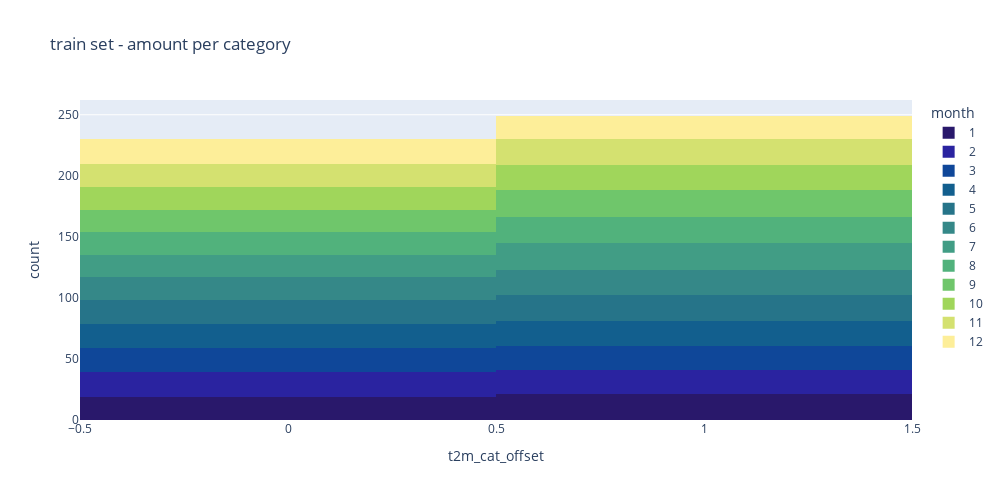

Notebook cell for this chart:
### Code cell
#check data distribution
fig = px.histogram(
    data_frame = df,
    x = "t2m_cat_offset",
    nbins = 2,
    color = "month",
    histfunc = "count",

    title = "train set - amount per category",
    width = 1000,
    height = 500,
    color_discrete_sequence = plt_style_c,
)

fig.show()

### Figure 1 — Plotly figure (JSON) as saved in the notebook; plotly's stock layout.template omitted (floating-point values rounded to 4 significant figures)
{"data": [{"alignmentgroup": "True", "bingroup": "x", "histfunc": "count", "hovertemplate": "month=1<br>t2m_cat_offset=%{x}<br>count=%{y}<extra></extra>", "legendgroup": "1", "marker": {"color": "rgb(41, 24, 107)", "pattern": {"shape": ""}}, "name": "1", "nbinsx": 2, "offsetgroup": "1", "orientation": "v", "showlegend": true, "type": "histogram", "x": [1, 1, 0, 0, 0, 0, 0, 0, 0, 1, 1, 0, 1, 0, 0, 1, 0, 1, 1, 1, 1, 1, 0, 1, 0, 0, 1, 1, 0, 1, 0, 0, 1, 0, 1, 1, 0, 1, 1, 1], "xaxis": "x", "yaxis": "y"}, {"alignmentgroup": "True", "bingroup": "x", "histfunc": "count", "hovertemplate": "month=2<br>t2m_cat_offset=%{x}<br>count=%{y}<extra></extra>", "legendgroup": "2", "marker": {"color": "rgb(42, 35, 160)", "pattern": {"shape": ""}}, "name": "2", "nbinsx": 2, "offsetgroup": "2", "orientation": "v", "showlegend": true, "type": "histogram", "x": [0, 0, 1, 0, 0, 0, 0, 0, 0, 1, 1, 1, 1, 0, 1, 0, 0, 1, 0, 1, 1, 1, 1, 0, 0, 0, 1, 0, 0, 1, 1, 0, 1, 1, 0, 1, 0, 1, 1, 1], "xaxis": "x", "yaxis": "y"}, {"alignmentgroup": "True", "bingroup": "x", "histfunc": "count", "hovertemplate": "month=3<br>t2m_cat_offset=%{x}<br>count=%{y}<extra></extra>", "legendgroup": "3", "marker": {"color": "rgb(15, 71, 153)", "pattern": {"shape": ""}}, "name": "3", "nbinsx": 2, "offsetgroup": "3", "orientation": "v", "showlegend": true, "type": "histogram", "x": [0, 0, 1, 0, 0, 0, 0, 0, 1, 0, 0, 0, 0, 1, 0, 0, 1, 0, 0, 1, 0, 0, 0, 1, 1, 1, 1, 0, 1, 1, 0, 1, 1, 1, 1, 1, 1, 1, 1, 1], "xaxis": "x", "yaxis": "y"}, {"alignmentgroup": "True", "bingroup": "x", "histfunc": "count", "hovertemplate": "month=4<br>t2m_cat_offset=%{x}<br>count=%{y}<extra></extra>", "legendgroup": "4", "marker": {"color": "rgb(18, 95, 142)", "pattern": {"shape": ""}}, "name": "4", "nbinsx": 2, "offsetgroup": "4", "orientation": "v", "showlegend": true, "type": "histogram", "x": [0, 0, 0, 0, 0, 0, 0, 1, 0, 1, 1, 0, 1, 1, 0, 0, 0, 0, 1, 1, 1, 0, 1, 0, 1, 0, 1, 1, 1, 1, 1, 0, 0, 1, 0, 1, 1, 0, 1, 1], "xaxis": "x", "yaxis": "y"}, {"alignmentgroup": "True", "bingroup": "x", "histfunc": "count", "hovertemplate": "month=5<br>t2m_cat_offset=%{x}<br>count=%{y}<extra></extra>", "legendgroup": "5", "marker": {"color": "rgb(38, 116, 137)", "pattern": {"shape": ""}}, "name": "5", "nbinsx": 2, "offsetgroup": "5", "orientation": "v", "showlegend": true, "type": "histogram", "x": [0, 0, 0, 0, 0, 0, 0, 0, 0, 0, 0, 0, 0, 1, 1, 0, 1, 0, 1, 1, 0, 1, 1, 0, 1, 1, 1, 1, 1, 1, 1, 0, 1, 1, 1, 1, 1, 1, 0, 1], "xaxis": "x", "yaxis": "y"}, {"alignmentgroup": "True", "bingroup": "x", "histfunc": "count", "hovertemplate": "month=6<br>t2m_cat_offset=%{x}<br>count=%{y}<extra></extra>", "legendgroup": "6", "marker": {"color": "rgb(53, 136, 136)", "pattern": {"shape": ""}}, "name": "6", "nbinsx": 2, "offsetgroup": "6", "orientation": "v", "showlegend": true, "type": "histogram", "x": [0, 0, 0, 1, 1, 0, 1, 0, 0, 0, 0, 1, 1, 0, 1, 1, 0, 0, 1, 0, 1, 0, 1, 0, 1, 1, 0, 0, 1, 0, 0, 1, 0, 1, 1, 1, 1, 1, 1, 1], "xaxis": "x", "yaxis": "y"}, {"alignmentgroup": "True", "bingroup": "x", "histfunc": "count", "hovertemplate": "month=7<br>t2m_cat_offset=%{x}<br>count=%{y}<extra></extra>", "legendgroup": "7", "marker": {"color": "rgb(65, 157, 133)", "pattern": {"shape": ""}}, "name": "7", "nbinsx": 2, "offsetgroup": "7", "orientation": "v", "showlegend": true, "type": "histogram", "x": [0, 1, 0, 0, 0, 0, 0, 0, 0, 0, 1, 1, 1, 0, 1, 0, 0, 1, 1, 1, 1, 0, 1, 1, 0, 0, 0, 0, 1, 1, 1, 1, 0, 1, 1, 1, 1, 1, 1, 1], "xaxis": "x", "yaxis": "y"}, {"alignmentgroup": "True", "bingroup": "x", "histfunc": "count", "hovertemplate": "month=8<br>t2m_cat_offset=%{x}<br>count=%{y}<extra></extra>", "legendgroup": "8", "marker": {"color": "rgb(81, 178, 124)", "pattern": {"shape": ""}}, "name": "8", "nbinsx": 2, "offsetgroup": "8", "orientation": "v", "showlegend": true, "type": "histogram", "x": [0, 1, 1, 1, 1, 0, 1, 0, 1, 0, 0, 1, 0, 0, 0, 0, 0, 1, 0, 1, 0, 0, 0, 1, 1, 1, 0, 0, 1, 1, 1, 1, 1, 0, 1, 0, 1, 1, 1, 0], "xaxis": "x", "yaxis": "y"}, {"alignmentgroup": "True", "bingroup": "x", "histfunc": "count", "hovertemplate": "month=9<br>t2m_cat_offset=%{x}<br>count=%{y}<extra></extra>", "legendgroup": "9", "marker": {"color": "rgb(111, 198, 107)", "pattern": {"shape": ""}}, "name": "9", "nbinsx": 2, "offsetgroup": "9", "orientation": "v", "showlegend": true, "type": "histogram", "x": [1, 0, 0, 0, 0, 0, 1, 1, 1, 1, 1, 0, 0, 0, 0, 1, 0, 0, 0, 1, 1, 1, 0, 1, 1, 1, 0, 1, 0, 1, 1, 1, 1, 0, 0, 1, 1, 1, 0, 1], "xaxis": "x", "yaxis": "y"}, {"alignmentgroup": "True", "bingroup": "x", "histfunc": "count", "hovertemplate": "month=10<br>t2m_cat_offset=%{x}<br>count=%{y}<extra></extra>", "legendgroup": "10", "marker": {"color": "rgb(160, 214, 91)", "pattern": {"shape": ""}}, "name": "10", "nbinsx": 2, "offsetgroup": "10", "orientation": "v", "showlegend": true, "type": "histogram", "x": [0, 0, 0, 1, 0, 1, 0, 1, 1, 0, 0, 0, 1, 0, 1, 0, 0, 1, 0, 1, 0, 1, 1, 0, 0, 1, 0, 0, 1, 1, 1, 0, 1, 1, 1, 0, 1, 1, 1, 1], "xaxis": "x", "yaxis": "y"}, {"alignmentgroup": "True", "bingroup": "x", "histfunc": "count", "hovertemplate": "month=11<br>t2m_cat_offset=%{x}<br>count=%{y}<extra></extra>", "legendgroup": "11", "marker": {"color": "rgb(212, 225, 112)", "pattern": {"shape": ""}}, "name": "11", "nbinsx": 2, "offsetgroup": "11", "orientation": "v", "showlegend": true, "type": "histogram", "x": [1, 0, 0, 1, 0, 0, 1, 0, 1, 1, 0, 0, 0, 1, 1, 0, 0, 1, 0, 1, 0, 1, 1, 0, 0, 1, 0, 0, 0, 1, 0, 1, 1, 1, 1, 0, 1, 1, 1, 1], "xaxis": "x", "yaxis": "y"}, {"alignmentgroup": "True", "bingroup": "x", "histfunc": "count", "hovertemplate": "month=12<br>t2m_cat_offset=%{x}<br>count=%{y}<extra></extra>", "legendgroup": "12", "marker": {"color": "rgb(253, 238, 153)", "pattern": {"shape": ""}}, "name": "12", "nbinsx": 2, "offsetgroup": "12", "orientation": "v", "showlegend": true, "type": "histogram", "x": [0, 0, 1, 1, 0, 0, 0, 0, 1, 0, 0, 0, 1, 1, 0, 1, 0, 1, 1, 1, 0, 0, 1, 0, 0, 1, 1, 0, 0, 1, 1, 1, 1, 1, 0, 1, 0, 1, 0], "xaxis": "x", "yaxis": "y"}], "layout": {"barmode": "relative", "height": 500, "legend": {"title": {"text": "month"}, "tracegroupgap": 0}, "title": {"text": "train set - amount per category"}, "width": 1000, "xaxis": {"anchor": "y", "domain": [0, 1], "title": {"text": "t2m_cat_offset"}}, "yaxis": {"anchor": "x", "domain": [0, 1], "title": {"text": "count"}}}}
